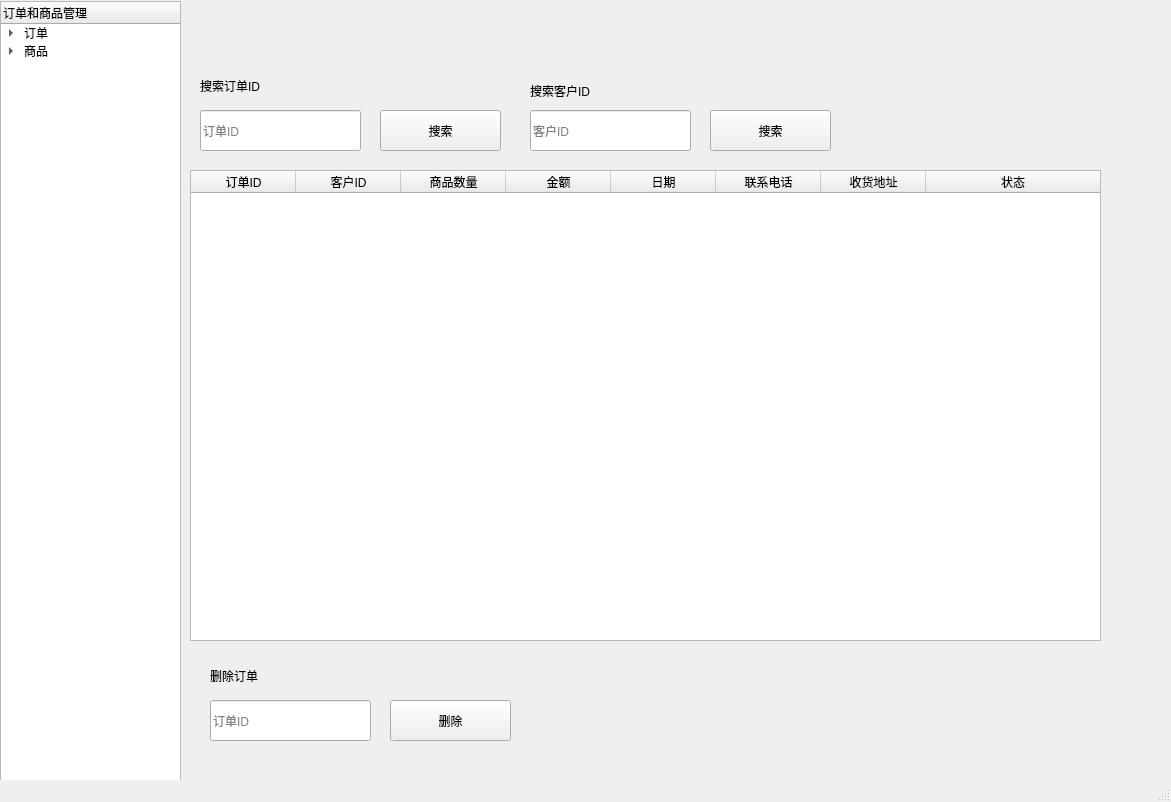
<?xml version="1.0" encoding="UTF-8"?>
<ui version="4.0">
 <class>Administrator</class>
 <widget class="QMainWindow" name="Administrator">
  <property name="geometry">
   <rect>
    <x>0</x>
    <y>0</y>
    <width>1171</width>
    <height>802</height>
   </rect>
  </property>
  <property name="windowTitle">
   <string>MainWindow</string>
  </property>
  <widget class="QWidget" name="centralwidget">
   <widget class="QTreeWidget" name="treeWidget">
    <property name="geometry">
     <rect>
      <x>0</x>
      <y>1</y>
      <width>181</width>
      <height>801</height>
     </rect>
    </property>
    <column>
     <property name="text">
      <string>订单和商品管理</string>
     </property>
    </column>
    <item>
     <property name="text">
      <string>订单</string>
     </property>
     <item>
      <property name="text">
       <string>已付款</string>
      </property>
     </item>
     <item>
      <property name="text">
       <string>已发货</string>
      </property>
     </item>
     <item>
      <property name="text">
       <string>已签收</string>
      </property>
     </item>
     <item>
      <property name="text">
       <string>退货申请</string>
      </property>
     </item>
     <item>
      <property name="text">
       <string>退货中</string>
      </property>
     </item>
     <item>
      <property name="text">
       <string>已退货</string>
      </property>
     </item>
     <item>
      <property name="text">
       <string>已取消</string>
      </property>
     </item>
    </item>
    <item>
     <property name="text">
      <string>商品</string>
     </property>
     <item>
      <property name="text">
       <string>添加商品</string>
      </property>
     </item>
     <item>
      <property name="text">
       <string>进货</string>
      </property>
     </item>
     <item>
      <property name="text">
       <string>修改商品信息</string>
      </property>
     </item>
    </item>
   </widget>
   <widget class="QStackedWidget" name="stackedWidget">
    <property name="geometry">
     <rect>
      <x>190</x>
      <y>10</y>
      <width>921</width>
      <height>781</height>
     </rect>
    </property>
    <property name="currentIndex">
     <number>1</number>
    </property>
    <widget class="QWidget" name="page">
     <widget class="QTableWidget" name="good_table">
      <property name="geometry">
       <rect>
        <x>0</x>
        <y>160</y>
        <width>911</width>
        <height>471</height>
       </rect>
      </property>
      <attribute name="horizontalHeaderDefaultSectionSize">
       <number>215</number>
      </attribute>
      <attribute name="horizontalHeaderStretchLastSection">
       <bool>true</bool>
      </attribute>
      <column>
       <property name="text">
        <string>商品编号</string>
       </property>
      </column>
      <column>
       <property name="text">
        <string>商品名称</string>
       </property>
      </column>
      <column>
       <property name="text">
        <string>价格</string>
       </property>
      </column>
      <column>
       <property name="text">
        <string>库存</string>
       </property>
      </column>
     </widget>
     <widget class="QPushButton" name="pushButton_G">
      <property name="geometry">
       <rect>
        <x>190</x>
        <y>100</y>
        <width>121</width>
        <height>41</height>
       </rect>
      </property>
      <property name="text">
       <string>搜索</string>
      </property>
     </widget>
     <widget class="QLabel" name="label_3">
      <property name="geometry">
       <rect>
        <x>10</x>
        <y>60</y>
        <width>101</width>
        <height>31</height>
       </rect>
      </property>
      <property name="text">
       <string>搜索商品</string>
      </property>
     </widget>
     <widget class="QLineEdit" name="lineEdit_G">
      <property name="geometry">
       <rect>
        <x>10</x>
        <y>100</y>
        <width>161</width>
        <height>41</height>
       </rect>
      </property>
      <property name="placeholderText">
       <string>商品编号</string>
      </property>
     </widget>
     <widget class="QPushButton" name="pushButton_G_d">
      <property name="geometry">
       <rect>
        <x>200</x>
        <y>690</y>
        <width>121</width>
        <height>41</height>
       </rect>
      </property>
      <property name="text">
       <string>删除</string>
      </property>
     </widget>
     <widget class="QLabel" name="label_5">
      <property name="geometry">
       <rect>
        <x>20</x>
        <y>650</y>
        <width>101</width>
        <height>31</height>
       </rect>
      </property>
      <property name="text">
       <string>删除商品</string>
      </property>
     </widget>
     <widget class="QLineEdit" name="lineEdit_G_d">
      <property name="geometry">
       <rect>
        <x>20</x>
        <y>690</y>
        <width>161</width>
        <height>41</height>
       </rect>
      </property>
      <property name="placeholderText">
       <string>商品编号</string>
      </property>
     </widget>
     <widget class="QLineEdit" name="lineEdit_G_A">
      <property name="geometry">
       <rect>
        <x>390</x>
        <y>100</y>
        <width>161</width>
        <height>41</height>
       </rect>
      </property>
      <property name="placeholderText">
       <string>商品编号</string>
      </property>
     </widget>
     <widget class="QLineEdit" name="lineEdit_G_An">
      <property name="geometry">
       <rect>
        <x>570</x>
        <y>100</y>
        <width>161</width>
        <height>41</height>
       </rect>
      </property>
      <property name="placeholderText">
       <string>数量</string>
      </property>
     </widget>
     <widget class="QPushButton" name="pushButton_G_Add">
      <property name="geometry">
       <rect>
        <x>760</x>
        <y>100</y>
        <width>121</width>
        <height>41</height>
       </rect>
      </property>
      <property name="text">
       <string>入库</string>
      </property>
     </widget>
     <widget class="QLabel" name="label_6">
      <property name="geometry">
       <rect>
        <x>390</x>
        <y>60</y>
        <width>101</width>
        <height>31</height>
       </rect>
      </property>
      <property name="text">
       <string>进货</string>
      </property>
     </widget>
     <widget class="QLabel" name="label_7">
      <property name="geometry">
       <rect>
        <x>570</x>
        <y>60</y>
        <width>101</width>
        <height>31</height>
       </rect>
      </property>
      <property name="text">
       <string>进货数量</string>
      </property>
     </widget>
    </widget>
    <widget class="QWidget" name="page_2">
     <widget class="QPushButton" name="pushButton_R">
      <property name="geometry">
       <rect>
        <x>190</x>
        <y>100</y>
        <width>121</width>
        <height>41</height>
       </rect>
      </property>
      <property name="text">
       <string>搜索</string>
      </property>
     </widget>
     <widget class="QLabel" name="label">
      <property name="geometry">
       <rect>
        <x>10</x>
        <y>60</y>
        <width>101</width>
        <height>31</height>
       </rect>
      </property>
      <property name="text">
       <string>搜索订单ID</string>
      </property>
     </widget>
     <widget class="QLabel" name="label_2">
      <property name="geometry">
       <rect>
        <x>340</x>
        <y>70</y>
        <width>91</width>
        <height>21</height>
       </rect>
      </property>
      <property name="text">
       <string>搜索客户ID</string>
      </property>
     </widget>
     <widget class="QLineEdit" name="lineEdit_R">
      <property name="geometry">
       <rect>
        <x>10</x>
        <y>100</y>
        <width>161</width>
        <height>41</height>
       </rect>
      </property>
      <property name="placeholderText">
       <string>订单ID</string>
      </property>
     </widget>
     <widget class="QTableWidget" name="reserve_table">
      <property name="geometry">
       <rect>
        <x>0</x>
        <y>160</y>
        <width>911</width>
        <height>471</height>
       </rect>
      </property>
      <property name="gridStyle">
       <enum>Qt::SolidLine</enum>
      </property>
      <property name="sortingEnabled">
       <bool>false</bool>
      </property>
      <attribute name="horizontalHeaderDefaultSectionSize">
       <number>105</number>
      </attribute>
      <attribute name="horizontalHeaderStretchLastSection">
       <bool>true</bool>
      </attribute>
      <column>
       <property name="text">
        <string>订单ID</string>
       </property>
      </column>
      <column>
       <property name="text">
        <string>客户ID</string>
       </property>
      </column>
      <column>
       <property name="text">
        <string>商品数量</string>
       </property>
      </column>
      <column>
       <property name="text">
        <string>金额</string>
       </property>
      </column>
      <column>
       <property name="text">
        <string>日期</string>
       </property>
      </column>
      <column>
       <property name="text">
        <string>联系电话</string>
       </property>
      </column>
      <column>
       <property name="text">
        <string>收货地址</string>
       </property>
      </column>
      <column>
       <property name="text">
        <string>状态</string>
       </property>
      </column>
     </widget>
     <widget class="QLineEdit" name="lineEdit_C">
      <property name="geometry">
       <rect>
        <x>340</x>
        <y>100</y>
        <width>161</width>
        <height>41</height>
       </rect>
      </property>
      <property name="placeholderText">
       <string>客户ID</string>
      </property>
     </widget>
     <widget class="QPushButton" name="pushButton_C">
      <property name="geometry">
       <rect>
        <x>520</x>
        <y>100</y>
        <width>121</width>
        <height>41</height>
       </rect>
      </property>
      <property name="text">
       <string>搜索</string>
      </property>
     </widget>
     <widget class="QPushButton" name="pushButton_R_d">
      <property name="geometry">
       <rect>
        <x>200</x>
        <y>690</y>
        <width>121</width>
        <height>41</height>
       </rect>
      </property>
      <property name="text">
       <string>删除</string>
      </property>
     </widget>
     <widget class="QLabel" name="label_4">
      <property name="geometry">
       <rect>
        <x>20</x>
        <y>650</y>
        <width>101</width>
        <height>31</height>
       </rect>
      </property>
      <property name="text">
       <string>删除订单</string>
      </property>
     </widget>
     <widget class="QLineEdit" name="lineEdit_R_d">
      <property name="geometry">
       <rect>
        <x>20</x>
        <y>690</y>
        <width>161</width>
        <height>41</height>
       </rect>
      </property>
      <property name="placeholderText">
       <string>订单ID</string>
      </property>
     </widget>
    </widget>
    <widget class="QWidget" name="page_3">
     <widget class="QTableWidget" name="good_table_2">
      <property name="geometry">
       <rect>
        <x>0</x>
        <y>160</y>
        <width>911</width>
        <height>471</height>
       </rect>
      </property>
      <attribute name="horizontalHeaderDefaultSectionSize">
       <number>215</number>
      </attribute>
      <attribute name="horizontalHeaderStretchLastSection">
       <bool>true</bool>
      </attribute>
      <column>
       <property name="text">
        <string>商品编号</string>
       </property>
      </column>
      <column>
       <property name="text">
        <string>商品名称</string>
       </property>
      </column>
      <column>
       <property name="text">
        <string>价格</string>
       </property>
      </column>
      <column>
       <property name="text">
        <string>库存</string>
       </property>
      </column>
     </widget>
     <widget class="QLabel" name="label_8">
      <property name="geometry">
       <rect>
        <x>10</x>
        <y>60</y>
        <width>101</width>
        <height>31</height>
       </rect>
      </property>
      <property name="text">
       <string>搜索商品</string>
      </property>
     </widget>
     <widget class="QLineEdit" name="lineEdit_G_2">
      <property name="geometry">
       <rect>
        <x>10</x>
        <y>100</y>
        <width>161</width>
        <height>41</height>
       </rect>
      </property>
      <property name="placeholderText">
       <string>商品编号</string>
      </property>
     </widget>
     <widget class="QPushButton" name="pushButton_G_2">
      <property name="geometry">
       <rect>
        <x>190</x>
        <y>100</y>
        <width>121</width>
        <height>41</height>
       </rect>
      </property>
      <property name="text">
       <string>搜索</string>
      </property>
     </widget>
    </widget>
   </widget>
  </widget>
  <widget class="QMenuBar" name="menubar">
   <property name="geometry">
    <rect>
     <x>0</x>
     <y>0</y>
     <width>1171</width>
     <height>26</height>
    </rect>
   </property>
  </widget>
  <widget class="QStatusBar" name="statusbar"/>
 </widget>
 <resources/>
 <connections/>
</ui>
